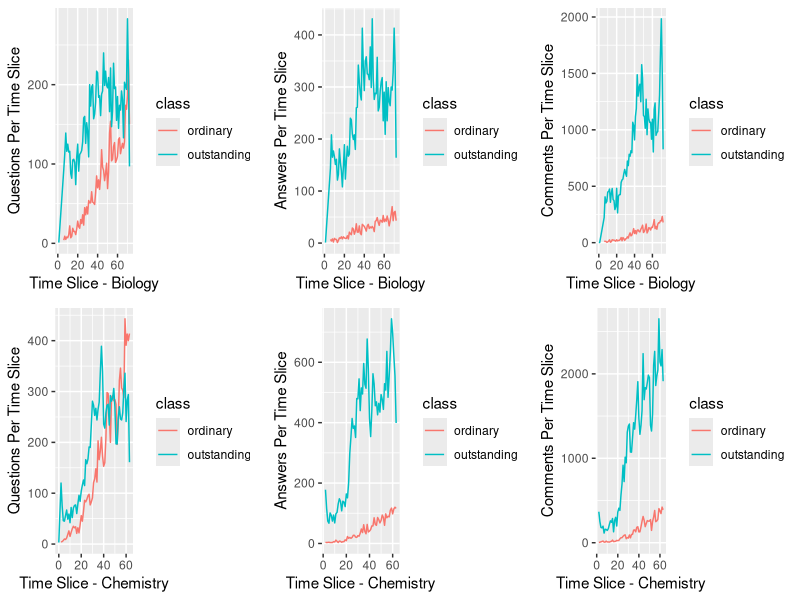

Reproduce this figure in R.
library(ggplot2)

biologyData =   read.csv("biology.csv", header = TRUE, sep = ";")
biologyData [, "class"] = ifelse(biologyData$profile_2 == 4, "outstanding", "ordinary")

chemistryData =  read.csv("chemistry.csv", header = TRUE, sep = ";")
chemistryData [, "class"] = ifelse(chemistryData$profile_2 == 4, "outstanding", "ordinary")

biologyDataQuestion = subset(biologyData, biologyData$description == "questions")
biologyDataAnswers = subset(biologyData, biologyData$description == "answers")
biologyDataComments = subset(biologyData, biologyData$description == "comments")

chemistryDataQuestion = subset(chemistryData, chemistryData$description == "questions")
chemistryDataAnswers = subset(chemistryData, chemistryData$description == "answers")
chemistryDataComments = subset(chemistryData, chemistryData$description == "comments")

require(gridExtra)

bioPlotQuestions = ggplot(data=biologyDataQuestion,
                 aes(x = period, y = myCount, colour = class)) +
  xlab("Time Slice - Biology") + ylab("Questions Per Time Slice") +
  geom_line()


bioPlotAnswers = ggplot(data=biologyDataAnswers,
                 aes(x = period, y = myCount, colour = class)) +
  xlab("Time Slice - Biology") + ylab("Answers Per Time Slice") +
  geom_line()

bioPlotComments = ggplot(data=biologyDataComments,
                        aes(x = period, y = myCount, colour = class)) +
  xlab("Time Slice - Biology") + ylab("Comments Per Time Slice") +
  geom_line()


chemistryPlotQuestions = ggplot(data=chemistryDataQuestion,
                          aes(x = period, y = myCount, colour = class)) +
  xlab("Time Slice - Chemistry") + ylab("Questions Per Time Slice") +
  geom_line()


chemistryPlotAnswers = ggplot(data=chemistryDataAnswers,
                        aes(x = period, y = myCount, colour = class)) +
  xlab("Time Slice - Chemistry") + ylab("Answers Per Time Slice") +
  geom_line()

chemistryPlotComments = ggplot(data=chemistryDataComments,
                         aes(x = period, y = myCount, colour = class)) +
  xlab("Time Slice - Chemistry") + ylab("Comments Per Time Slice") +
  geom_line()

grid.arrange(bioPlotQuestions, bioPlotAnswers, bioPlotComments, 
             chemistryPlotQuestions,chemistryPlotAnswers, chemistryPlotComments, ncol=3)

biologyDataQuestionOutstanding = subset(biologyDataQuestion, biologyDataQuestion$profile_2 == 4)
biologyDataQuestionOrdinary = subset(biologyDataQuestion, biologyDataQuestion$profile_2 == 1)

biologyDataAnswersOutstanding = subset(biologyDataAnswers, biologyDataAnswers$profile_2 == 4)
biologyDataAnswersOrdinary = subset(biologyDataAnswers, biologyDataAnswers$profile_2 == 1)

biologyDataCommentsOutstanding = subset(biologyDataComments, biologyDataComments$profile_2 == 4)
biologyDataCommentsOrdinary = subset(biologyDataComments, biologyDataComments$profile_2 == 1)

print("Biology Questions Number Outstanding Per Period")
print(summary(biologyDataQuestionOutstanding$myCount))

print("Biology Questions Number Ordinary Per Period")
print(summary(biologyDataQuestionOrdinary$myCount))

print("Biology Answers Number Outstanding Per Period")
print(summary(biologyDataAnswersOutstanding$myCount))

print("Biology Answers Number Ordinary Per Period")
print(summary(biologyDataAnswersOrdinary$myCount))

print("Biology Comments Number Outstanding Per Period")
print(summary(biologyDataCommentsOutstanding$myCount))

print("Biology Comments Number Ordinary Per Period")
print(summary(biologyDataCommentsOrdinary$myCount))


chemistryDataQuestionOutstanding = subset(chemistryDataQuestion, chemistryDataQuestion$profile_2 == 4)
chemistryDataQuestionOrdinary = subset(chemistryDataQuestion, chemistryDataQuestion$profile_2 == 1)

chemistryDataAnswersOutstanding = subset(chemistryDataAnswers, chemistryDataAnswers$profile_2 == 4)
chemistryDataAnswersOrdinary = subset(chemistryDataAnswers, chemistryDataAnswers$profile_2 == 1)

chemistryDataCommentsOutstanding = subset(biologyDataComments, chemistryDataComments$profile_2 == 4)
chemistryDataCommentsOrdinary = subset(chemistryDataComments, chemistryDataComments$profile_2 == 1)


print("Chemistry Questions Number Outstanding Per Period")
print(summary(chemistryDataQuestionOutstanding$myCount))

print("Chemistry Questions Number Ordinary Per Period")
print(summary(chemistryDataQuestionOrdinary$myCount))

print("Chemistry Answers Number Outstanding Per Period")
print(summary(chemistryDataAnswersOutstanding$myCount))

print("Chemistry Answers Number Ordinary Per Period")
print(summary(chemistryDataAnswersOrdinary$myCount))

print("Chemistry Comments Number Outstanding Per Period")
print(summary(chemistryDataCommentsOutstanding$myCount))

print("Chemistry Comments Number Ordinary Per Period")
print(summary(chemistryDataCommentsOrdinary$myCount))

